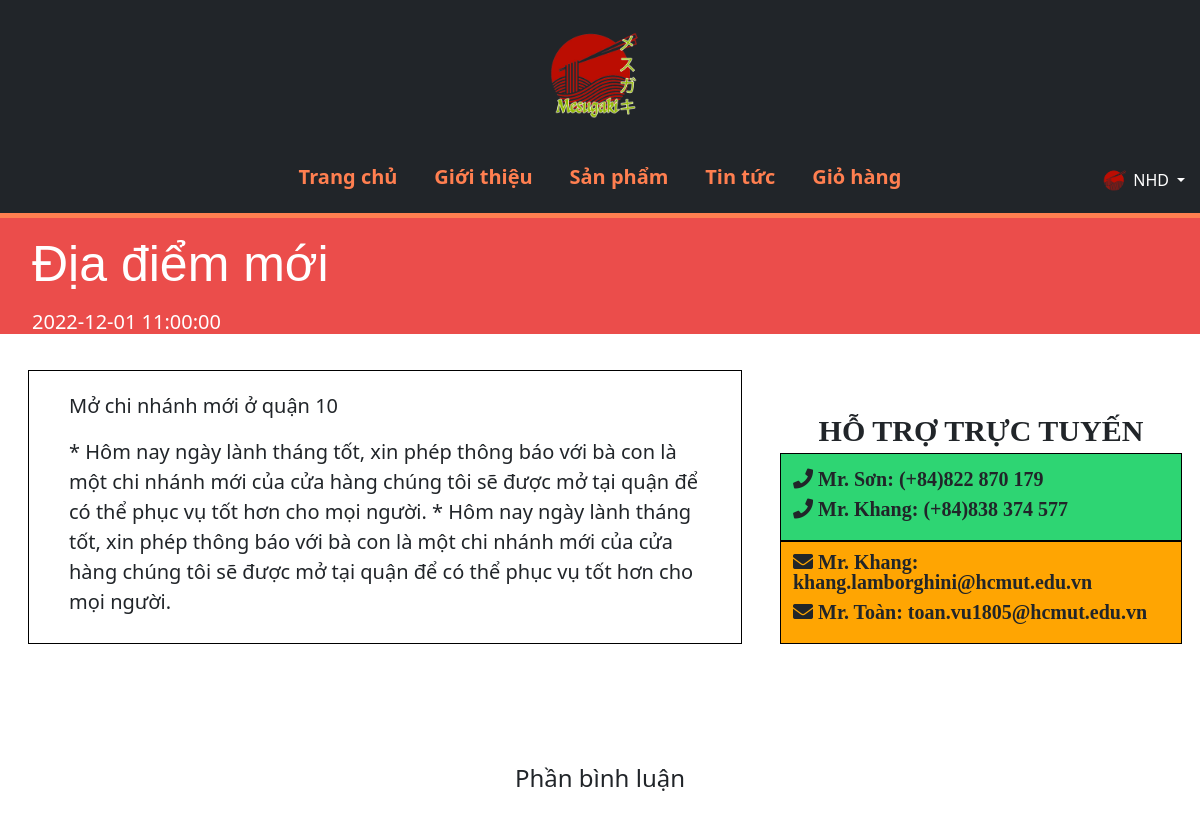
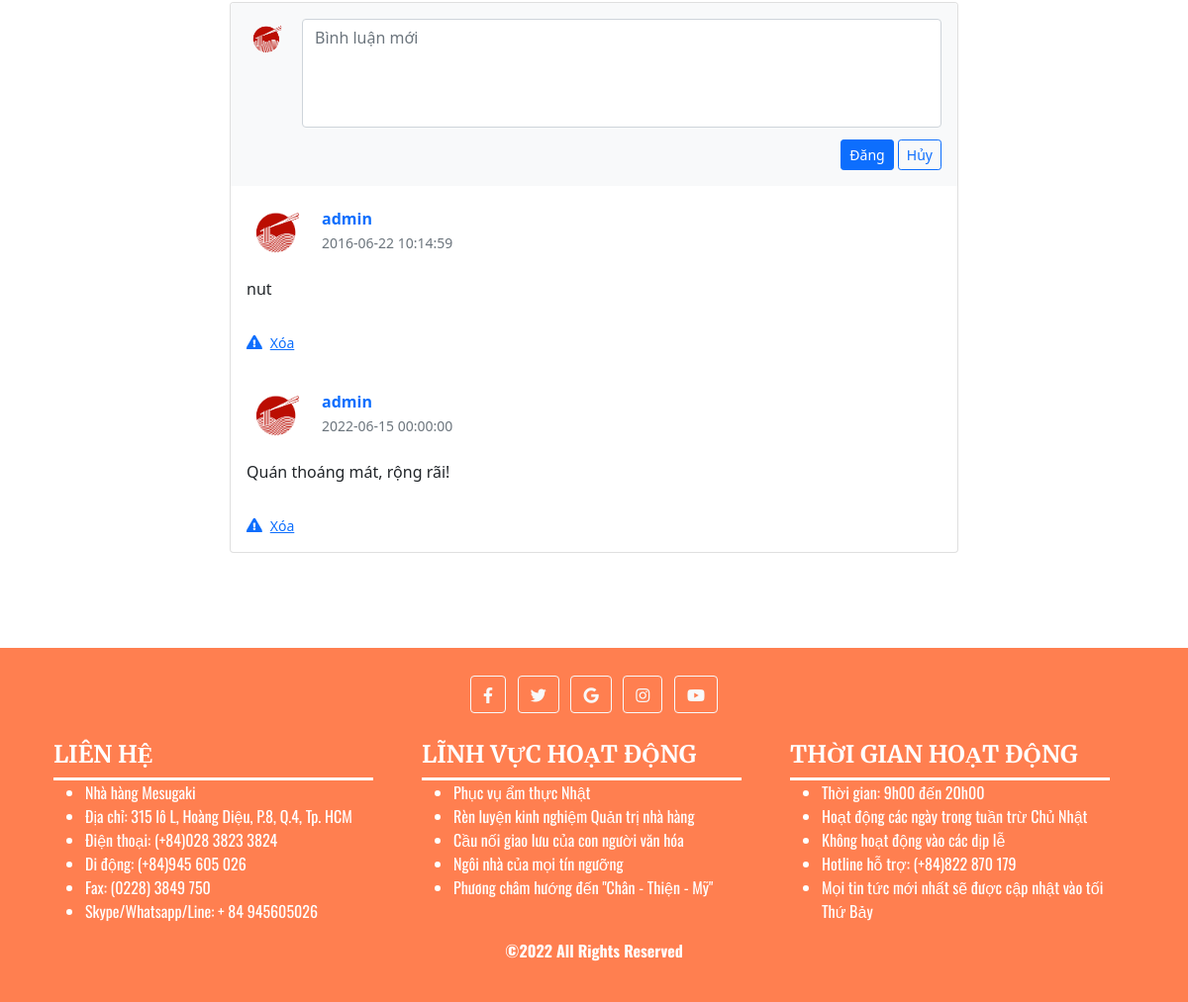
The page /newsInfo.php (signed in) on the database its author committed (2 pictures, top to bottom).
### tables this page shows
CREATE TABLE `news` (
  `id` int(10) UNSIGNED NOT NULL auto_increment,
  `name` varchar(100) NOT NULL,
  `datetime` datetime NOT NULL,
  `content` text NOT NULL,
  `contentBody` text NOT NULL,
  primary key(`id`)
);

CREATE TABLE `news_comments` (
  `id` int(10) UNSIGNED NOT NULL auto_increment,
  `user_id` int(11) NOT NULL,
  `datetime` datetime NOT NULL,
  `content` text NOT NULL,
  `news_id` int(11) NOT NULL,
  `num_like` int NOT NULL DEFAULT 0,
  primary key(`id`)
);

CREATE TABLE `user` (
  `id` int(10) UNSIGNED NOT NULL auto_increment,
  `username` varchar(100) NOT NULL,
  `password` varchar(255) NOT NULL,
  `full_name` varchar(100) NOT NULL,
  `sex` varchar(6) NOT NULL COMMENT 'Nam, Nữ, Khác',
  `birthday` date NOT NULL,
  `email` varchar(50) NOT NULL,
  `phone` varchar(15) NOT NULL,
  `address` varchar(255) NOT NULL,
  `admin` tinyint(1) NOT NULL DEFAULT 0 COMMENT '0: user, 1: admin',
  primary key(`id`)
);

### newsInfo.php (the view, shortened to what this page needs)
<!DOCTYPE html>
<html lang="en">
<head>
  <link href="https://cdnjs.cloudflare.com/ajax/libs/font-awesome/5.9.0/css/all.min.css" rel="stylesheet">
  <link href="https://cdn.jsdelivr.net/npm/bootstrap@5.1.3/dist/css/bootstrap.min.css" rel="stylesheet">
  <link rel="stylesheet" href="styles/news-info.css">
</head>
<body>
  <div>
    <?php $IPATH = $_SERVER["DOCUMENT_ROOT"]."/btl-web/";
    include($IPATH."navbar.php");?>
  </div>
  <?php
    require_once('config/config.php');
    $news_id = "";
    $query = "SELECT * FROM news WHERE id = '" . $news_id . "'";
    $res = mysqli_query($conn, $query);
    $newspage = mysqli_fetch_all($res, MYSQLI_ASSOC);
    $newspage1 = $newspage[0];
    $query1 = "SELECT * FROM news_comments WHERE news_id = '" . $news_id . "'";
    $res = mysqli_query($conn, $query1);
    $cmts = mysqli_fetch_all($res, MYSQLI_ASSOC);
    $query2 = "SELECT id, username FROM user";
    $res = mysqli_query($conn, $query2);
    $users = mysqli_fetch_all($res, MYSQLI_ASSOC);
  ?>
  <div id="container">
    <div class="newsDISP" style="padding: 1em 0 0 2em; background-color: #eb4d4b">
        <div class="mb-3 text-white">
            <h1 style="font-size: 50px"><?php echo htmlspecialchars($newspage1['name']); ?></h1>
        </div>
        <p class="lead text-white">
          <span class="text-white">
            <h5 class="text-white"><?php echo htmlspecialchars($newspage1['datetime']); ?></h5>
          </span>
        </p>
        </div>
        <div class="row">
          <div class="col-sm-7" style="border: 1px solid black; padding: 1em 2em 0 2em; margin: 1em 2em 0 2em; font-size: 20px">
          <p><?php echo htmlspecialchars($newspage1['content']); ?></p>
          <p><?php echo htmlspecialchars($newspage1['contentBody']); ?></p>
          </div>
          <div class="col-sm-4" style="padding: 0 20px 0 10px; margin-top: 10px">
    <div class="row">
      <br><br>
    </div>
      <div class="row" style="font-weight: bold; font-size: 30px; display: flex; justify-content: center; align-items: center; font-family: 'Charis SIL', serif;">
        HỖ TRỢ TRỰC TUYẾN
      </div>
      <div class="row" style="font-size: 20px; background-color: #2ed573; border: 1px solid black; display: flex">
        <p style="padding-top: 10px"><i class="fa fa-phone"> Mr. Sơn: (+84)822 870 179</i><br>
        <i class="fa fa-phone"> Mr. Khang: (+84)838 374 577</i>
      </p>
      </div>
      <div class="row" style="font-size: 20px; background-color: #ffa502; border: 1px solid black; display: flex">
        <p style="padding-top: 10px"><i class="fas fa-envelope"> Mr. Khang: khang.lamborghini@hcmut.edu.vn</i><br>
        <i class="fas fa-envelope"> Mr. Toàn: toan.vu1805@hcmut.edu.vn</i>
      </p>
      </div>
    </div>
        </div>
        <div class="container my-5 py-5">
          <div class="row d-flex justify-content-center commentDISP">
          <div class="col-md-6 text-center">
            <h4 class="my-4 h4">Phần bình luận</h4>
          </div>
          </div>
          <div class="row d-flex justify-content-center">
            <div class="col-md-12 col-lg-10 col-xl-8">
              <div class="card">
                <div class="card-header py-3 border-0" style="background-color: #f8f9fa;">
                  <form action="" method="post">
                    <div class="d-flex flex-start w-100">
                      <img class="rounded-circle shadow-1-strong me-3"
                        src="img/logo.png" alt="avatar" width="40"
                        height="40" />
                      <div class="form-outline w-100">
                        <textarea class="form-control" id="textAreaExample" rows="4"
                          style="background: #fff; resize: none;" placeholder="Bình luận mới" name="comment_text"></textarea>
                      </div>
                    </div>
                    <div class="float-end mt-2 pt-1">
                      <button type="submit" class="btn-orange btn btn-primary btn-sm" name="comment_post">Đăng</button>
                      <input type="reset" class="btn-orange-out btn btn-outline-primary btn-sm" value="Hủy"></input>
                    </div>
                  </form>
                </div>
                <?php
                  if (isset($_SESSION['admin']) == false);
                  else if ($_SESSION['admin'] == 1){
                    foreach($cmts as $comment){
                ?>
                <div class="card-body">
                  <div class="d-flex flex-start align-items-center">
                    <img class="rounded-circle shadow-1-strong me-3"
                      src="img/logo.png" alt="avatar" width="60"
                      height="60" />
                    <div>
                      <h6 class="fw-bold text-primary mb-1">
                        <?php
                          $key = array_search($comment['user_id'], array_column($users, 'id'));
                          $id = $comment['id'];
                          echo $users[$key]['username'];
                        ?>
                      </h6>
                      <p class="text-muted small mb-0">
                        <?php echo $comment['datetime'];?>
                      </p>
                    </div>
                  </div>
                  <p class="mt-3 mb-4 pb-2">
                    <?php echo htmlspecialchars($comment['content']);?>
                  </p>
                  <div class="small d-flex justify-content-start">
                  <a href=<?php echo "admin/deleteNewsComment.php?id=$id&news_id=$news_id"?> class="d-flex align-items-center me-3">
                    <i class="fas fa-exclamation-triangle me-2"></i>
                    <p class="mb-0">Xóa</p>
                    </a>
                  </div>
                </div>
                <?php
                    }
                }
                ?>
              </div>
            </div>
          </div>
        </div>
    </div>
  <div>
    <?php $IPATH = $_SERVER["DOCUMENT_ROOT"]."/btl-web/";
    include($IPATH."footer.php");?>
  </div>
</body>
</html>

### styles/news-info.css (style rules this page uses)
:root { --color: #ff7f50; --border: 5px solid #ff7f50; --gray: #57606f; --bg: rgba(255, 255, 255, 0.3); }
h1 { font-family: "Segoe UI Black", sans-serif; display: inline-block; position: relative; text-align: center; font-size: 34px; color: white; margin: 0; }
.newsDISP { background-color: var(--gray); }

### styles/header.css (style rules this page uses)
* { margin: 0; padding: 0; box-sizing: border-box; outline: none; border: none; text-decoration: none; transition: 0.2s linear; }
:root { --color: #ff7f50; --border: 5px solid #ff7f50; --gray: #57606f; --bg: rgba(255, 255, 255, 0.3); }

### rows shown on the page
news: name "Địa điểm mới", datetime "2022-12-01 11:00:00", content "Mở chi nhánh mới ở quận 10", contentBody "* Hôm nay ngày lành tháng tốt, xin phép thông báo với bà con là một chi nhánh mới của cửa hàng chúng tôi sẽ được mở tại quận để có thể phục vụ tốt hơn cho mọi người. * Hôm nay ngày lành tháng tốt, xin phép thông báo với bà con là một chi nhánh mới của cửa hàng chúng tôi sẽ được mở tại quận để có thể phục vụ tốt hơn cho mọi người."
news_comments: user.username "admin", datetime "2016-06-22 10:14:59", content "nut"
news_comments: user.username "admin", datetime "2022-06-15 00:00:00", content "Quán thoáng mát, rộng rãi!"

### other values the page prints
$_SESSION['username'] "NHD"
